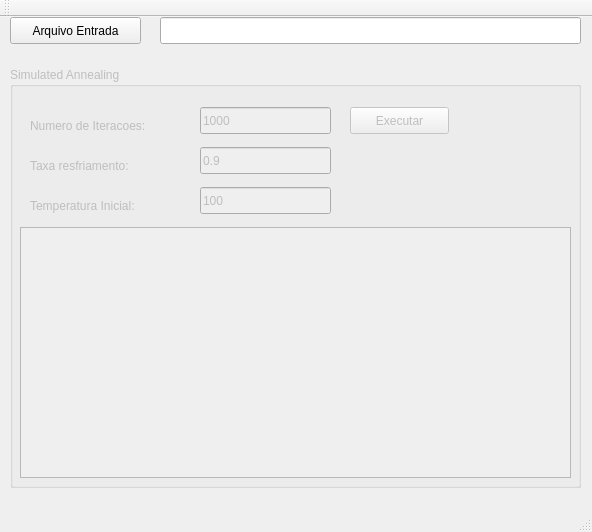
<?xml version="1.0" encoding="UTF-8"?>
<ui version="4.0">
 <class>MainWindow</class>
 <widget class="QMainWindow" name="MainWindow">
  <property name="geometry">
   <rect>
    <x>0</x>
    <y>0</y>
    <width>592</width>
    <height>532</height>
   </rect>
  </property>
  <property name="windowTitle">
   <string>MainWindow</string>
  </property>
  <widget class="QWidget" name="centralWidget">
   <widget class="QPushButton" name="pb_selecionar_arquivo_entrada">
    <property name="geometry">
     <rect>
      <x>10</x>
      <y>0</y>
      <width>131</width>
      <height>27</height>
     </rect>
    </property>
    <property name="text">
     <string>Arquivo Entrada</string>
    </property>
   </widget>
   <widget class="QGroupBox" name="gbx_simulated_annealing">
    <property name="enabled">
     <bool>false</bool>
    </property>
    <property name="geometry">
     <rect>
      <x>10</x>
      <y>50</y>
      <width>571</width>
      <height>421</height>
     </rect>
    </property>
    <property name="title">
     <string>Simulated Annealing</string>
    </property>
    <widget class="QLabel" name="lbl_num_iteracoes">
     <property name="geometry">
      <rect>
       <x>20</x>
       <y>50</y>
       <width>151</width>
       <height>17</height>
      </rect>
     </property>
     <property name="text">
      <string>Numero de Iteracoes:</string>
     </property>
    </widget>
    <widget class="QLineEdit" name="ln_num_iteracoes">
     <property name="geometry">
      <rect>
       <x>190</x>
       <y>40</y>
       <width>131</width>
       <height>27</height>
      </rect>
     </property>
     <property name="text">
      <string>1000</string>
     </property>
    </widget>
    <widget class="QLineEdit" name="ln_taxa_resfriamento">
     <property name="geometry">
      <rect>
       <x>190</x>
       <y>80</y>
       <width>131</width>
       <height>27</height>
      </rect>
     </property>
     <property name="text">
      <string>0.9</string>
     </property>
    </widget>
    <widget class="QLabel" name="lbl_taxa_resfriamento">
     <property name="geometry">
      <rect>
       <x>20</x>
       <y>90</y>
       <width>151</width>
       <height>17</height>
      </rect>
     </property>
     <property name="text">
      <string>Taxa resfriamento:</string>
     </property>
    </widget>
    <widget class="QLabel" name="lbl_temperatura_inicial">
     <property name="geometry">
      <rect>
       <x>20</x>
       <y>130</y>
       <width>151</width>
       <height>17</height>
      </rect>
     </property>
     <property name="text">
      <string>Temperatura Inicial:</string>
     </property>
    </widget>
    <widget class="QLineEdit" name="ln_temperatura_inicial">
     <property name="geometry">
      <rect>
       <x>190</x>
       <y>120</y>
       <width>131</width>
       <height>27</height>
      </rect>
     </property>
     <property name="text">
      <string>100</string>
     </property>
    </widget>
    <widget class="QPushButton" name="pb_executar">
     <property name="geometry">
      <rect>
       <x>340</x>
       <y>40</y>
       <width>99</width>
       <height>27</height>
      </rect>
     </property>
     <property name="text">
      <string>Executar</string>
     </property>
    </widget>
    <widget class="QTextEdit" name="txtEdit_resposta">
     <property name="geometry">
      <rect>
       <x>10</x>
       <y>160</y>
       <width>551</width>
       <height>251</height>
      </rect>
     </property>
    </widget>
   </widget>
   <widget class="QLineEdit" name="ln_saida_parser">
    <property name="geometry">
     <rect>
      <x>160</x>
      <y>0</y>
      <width>421</width>
      <height>27</height>
     </rect>
    </property>
   </widget>
  </widget>
  <widget class="QMenuBar" name="menuBar">
   <property name="geometry">
    <rect>
     <x>0</x>
     <y>0</y>
     <width>592</width>
     <height>25</height>
    </rect>
   </property>
  </widget>
  <widget class="QToolBar" name="mainToolBar">
   <attribute name="toolBarArea">
    <enum>TopToolBarArea</enum>
   </attribute>
   <attribute name="toolBarBreak">
    <bool>false</bool>
   </attribute>
  </widget>
  <widget class="QStatusBar" name="statusBar"/>
 </widget>
 <layoutdefault spacing="6" margin="11"/>
 <resources/>
 <connections/>
</ui>
